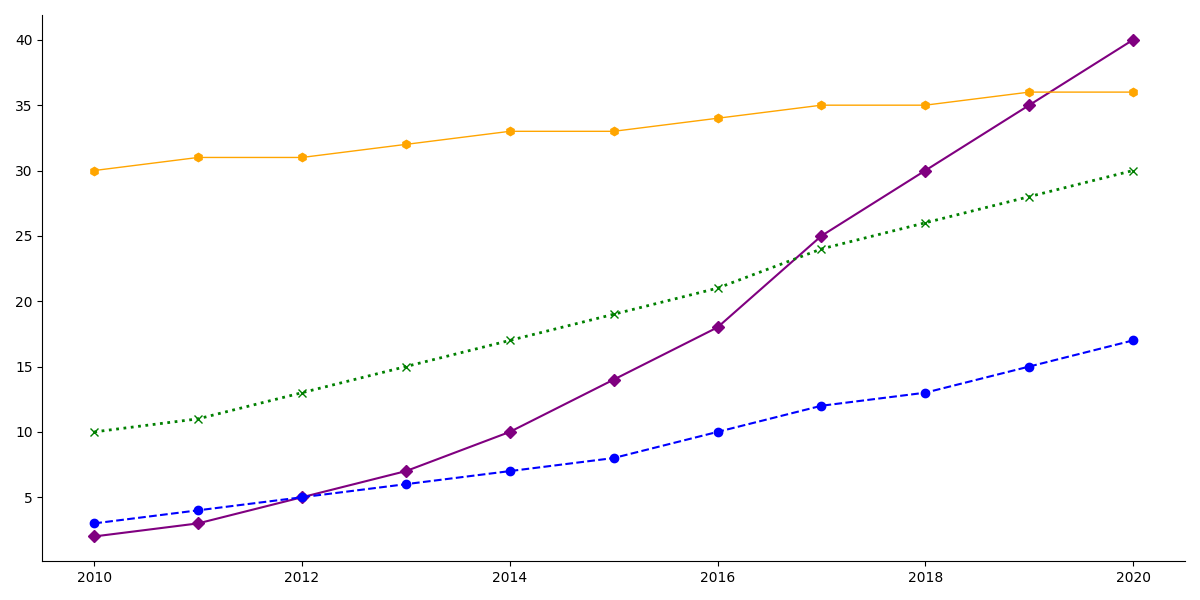

Recreate this plot in Python.
import matplotlib.pyplot as plt
import numpy as np

years = np.arange(2010, 2021)
solar_adoption = [2, 3, 5, 7, 10, 14, 18, 25, 30, 35, 40]
wind_adoption = [10, 11, 13, 15, 17, 19, 21, 24, 26, 28, 30]
hydro_adoption = [30, 31, 31, 32, 33, 33, 34, 35, 35, 36, 36]
geothermal_adoption = [3, 4, 5, 6, 7, 8, 10, 12, 13, 15, 17]

plt.figure(figsize=(12, 6))

# Shuffle the colors: originally ('orange', 'blue', 'green', 'purple')
# New colors in shuffled order: ('purple', 'green', 'orange', 'blue')
plt.plot(years, solar_adoption, color='purple', linestyle='-', marker='D', linewidth=1.5)
plt.plot(years, wind_adoption, color='green', linestyle=':', marker='x', linewidth=2)
plt.plot(years, hydro_adoption, color='orange', linestyle='-', marker='h', linewidth=1)
plt.plot(years, geothermal_adoption, color='blue', linestyle='--', marker='o', linewidth=1.5)

plt.subplot().spines['top'].set_visible(False)
plt.subplot().spines['right'].set_visible(False)

plt.tight_layout()
plt.show()
